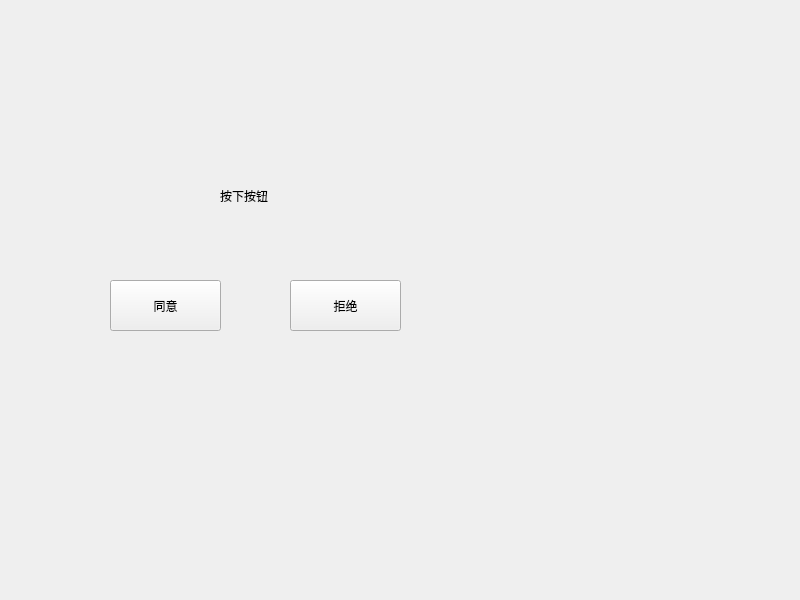
<?xml version="1.0" encoding="UTF-8"?>
<ui version="4.0">
 <class>Widget</class>
 <widget class="QWidget" name="Widget">
  <property name="geometry">
   <rect>
    <x>0</x>
    <y>0</y>
    <width>800</width>
    <height>600</height>
   </rect>
  </property>
  <property name="windowTitle">
   <string>Widget</string>
  </property>
  <widget class="QPushButton" name="pushButton_accept">
   <property name="geometry">
    <rect>
     <x>110</x>
     <y>280</y>
     <width>111</width>
     <height>51</height>
    </rect>
   </property>
   <property name="text">
    <string>同意</string>
   </property>
  </widget>
  <widget class="QPushButton" name="pushButton_reject">
   <property name="geometry">
    <rect>
     <x>290</x>
     <y>280</y>
     <width>111</width>
     <height>51</height>
    </rect>
   </property>
   <property name="text">
    <string>拒绝</string>
   </property>
  </widget>
  <widget class="QLabel" name="label">
   <property name="geometry">
    <rect>
     <x>220</x>
     <y>170</y>
     <width>111</width>
     <height>51</height>
    </rect>
   </property>
   <property name="text">
    <string>按下按钮</string>
   </property>
  </widget>
 </widget>
 <resources/>
 <connections/>
</ui>
